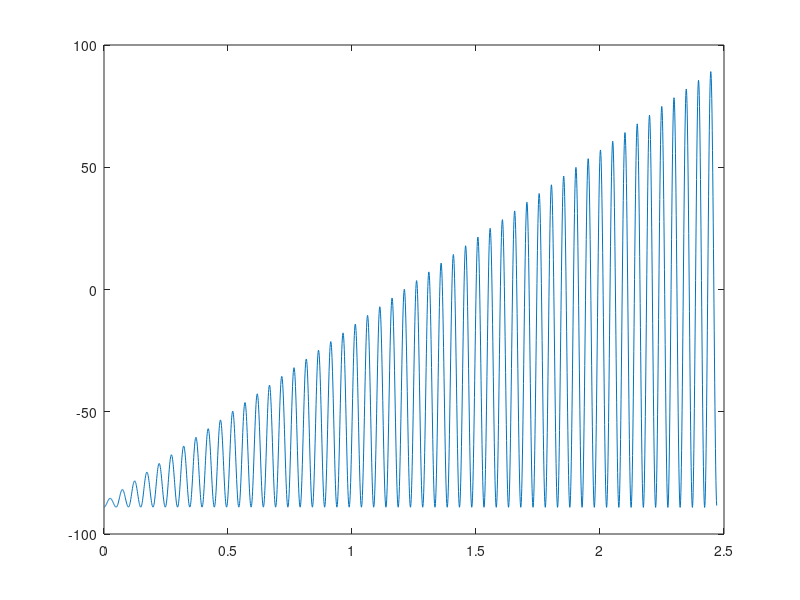

Write MATLAB code to recreate this figure. (Note: this script raises an error after producing the figure.)

clear all;
close all;

switch_value = 1; 
downsample_nr = 10;
N = 25;
tic
switch switch_value
    case 1
        load no_lp_20;
        t = no_lp_20.X.Data';
        Y = no_lp_20.Y(1).Data';
        x = no_lp_20.Y(3).Data';
      
        savefile = 'mudata_20hz';
end

t = t(15001:end-1)-(1.5-1e-5);
x = x(15001:end-1);
Y = Y(15001:end-1);

t = decimate(t,downsample_nr);
Y = decimate(Y,downsample_nr);
x = decimate(x,downsample_nr);
plot(t,x)

[mu, y, AMP,pgrid,alpha,beta,A,RA,h,N,d] = preisach_id_cont(t,x,Y,N);
        
save(savefile, 'mu','t','N','alpha','beta','x','A','Y','pgrid','y','RA','h','N','d');
toc

distribution = zeros(N,N);
k = 0;
for i = N:-1:1
    for j = i:-1:1
        k = k+1;
        distribution(i,j)= mu(k);
    end
end

figure(1);clf(1);
bar3(distribution,1);
axis([0.5 length(distribution(1,:))+0.5 0.5 length(distribution(1,:))+0.5 0 1.1*max(max(distribution))]); %+-0.5 since the bar width is 1
set(gca,'XTick',1:((length(pgrid)-1)/5):length(pgrid));
set(gca,'YTick',1:((length(pgrid)-1)/5):length(pgrid));
labelcell = convertTableToCell(pgrid(end):(pgrid(1)-pgrid(end))/5:pgrid(1));
set(gca,'XTickLabel',labelcell);
set(gca,'YTickLabel',labelcell);
xlabel('\alpha [V]');
ylabel('\beta [V]');
zlabel('Preisach Density [V]');

figure(2);clf(2);
plot(t,y,t,Y);
grid on;
axis([0,t(end) -1.1*abs(min(y)) 1.1*max(y)]);
title('Fitted and measured output');
ylabel('Voltage [V]');
xlabel('Time [s]');        
legend('fitted output','measured output');


figure(3);clf(3);
plot(t,y-Y);
grid on;
axis([0,t(end) -1.1*abs(min(y-Y)) 1.1*max(y-Y)]);
ylabel('Voltage error [V]');
xlabel('Time [s]');        

figure(4);clf(4);
plot(t,-x);
grid on;
axis([0,0.05999 -1.1*abs(min(x)) 1.1*max(x)]);
ylabel('Voltage input [V]');
xlabel('Time [s]');  
%%
L = length(y);
L_wave = round(L/5);

figure(5);clf(5);
hold on;
grid on;
plot(t(1:L_wave+1),5*Y(1*L_wave:2*L_wave),'b','LineWidth',2);
plot(t(1:L_wave+1),5*y(1*L_wave:2*L_wave),'r--','LineWidth',2);
axis([t(1) t(L_wave+1) 1.1*min(5*[y;Y]) 1.1*max(5*[y;Y])]);
legend('Measured Output','Hysteresis Model Output');
xlabel('Time [s]');
ylabel('Displacement [\mum]');

figure(6);clf(6);
hold on;grid on;
plot(x(1*L_wave:2*L_wave),5*Y(1*L_wave:2*L_wave),'LineWidth',2);
plot(x(1*L_wave:2*L_wave),5*y(1*L_wave:2*L_wave),'r--','LineWidth',2);
legend('Measured Response','Hysteresis Model Response','Location','SouthEast');
xlabel('Input Voltage [V]');
ylabel('Displacement [\mum]');

figure(7);clf(7);
hold on; grid on;
plot(t(1:L_wave+1),x(1*L_wave:2*L_wave),'b','LineWidth',2);
axis([t(1) t(L_wave+1) 1.1*min(x) 1.1*max(x)]);
xlabel('Time [s]');
ylabel('Input Voltage [V]');

% Y_nodelay = Y_nodelay(15001:end-1);
% Y_nodelay = decimate(Y_nodelay,downsample_nr);
% 
% figure(8);clf(8);
% plot(t,Y,t,Y_nodelay);
% grid on;